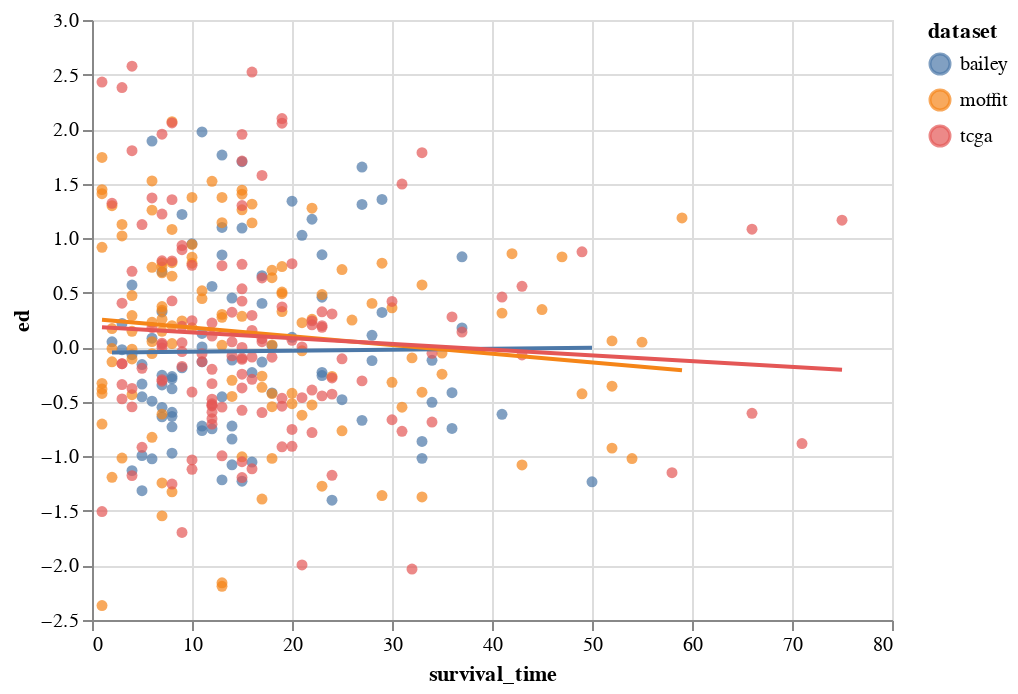

Notebook source saved alongside this figure:
### Code cell
t = combined.copy()
t['sample_id'] = t.index.to_list()
# exclude the weird bailey sample
t = t.loc[[s for s in t.index if s != 'SA407858']]
# t = t[t['survival_time']<51]


chart = alt.Chart(t).mark_circle().encode(
    x='survival_time',
    y='ed',
    color='dataset',
    tooltip=['sample_id', 'tumor_stage'],
)
c1 = chart + chart.transform_regression('survival_time', 'ed', groupby=['dataset']).mark_line()
c1
# chart = alt.Chart(combined[combined['dataset']=='bailey']).mark_circle().encode(
#     x='survival_time',
#     y='ed',
#     color='blue'
# )
# c1 = chart + chart.transform_regression('survival_time', 'ed').mark_line()

### Figure 1 — Vega-Lite specification as saved in the notebook (floating-point values rounded to 4 significant figures; data arrays with more than 128 entries replaced by an {"elided": "..."} marker saying what was removed)
{"config": {"view": {"continuousWidth": 400, "continuousHeight": 300}}, "layer": [{"mark": "circle", "encoding": {"color": {"type": "nominal", "field": "dataset"}, "tooltip": [{"type": "nominal", "field": "sample_id"}, {"type": "nominal", "field": "tumor_stage"}], "x": {"type": "quantitative", "field": "survival_time"}, "y": {"type": "quantitative", "field": "ed"}}}, {"mark": "line", "encoding": {"color": {"type": "nominal", "field": "dataset"}, "tooltip": [{"type": "nominal", "field": "sample_id"}, {"type": "nominal", "field": "tumor_stage"}], "x": {"type": "quantitative", "field": "survival_time"}, "y": {"type": "quantitative", "field": "ed"}}, "transform": [{"on": "survival_time", "regression": "ed", "groupby": ["dataset"]}]}], "data": {"name": "data-f39bcbd6c9c3bc9f358fd73c7604cf8c"}, "$schema": "https://vega.github.io/schema/vega-lite/v4.8.1.json", "datasets": {"data-f39bcbd6c9c3bc9f358fd73c7604cf8c": {"elided": "345 records"}}}
